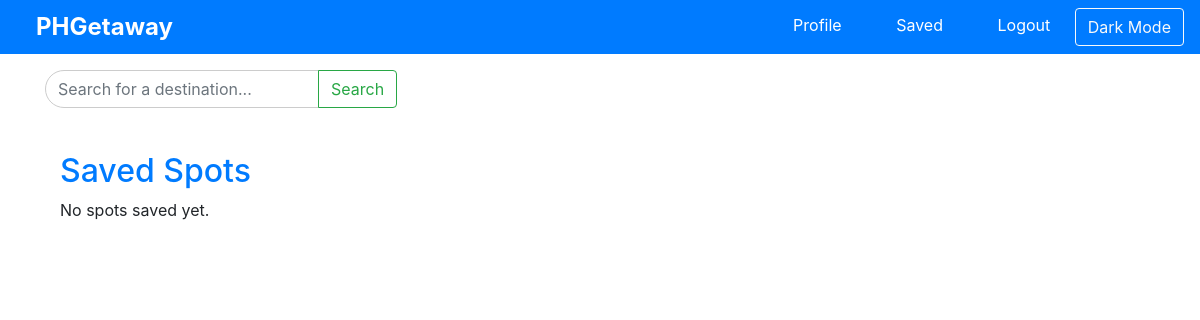
/saved_spots (signed in), run on an earlier commit of the app's database.
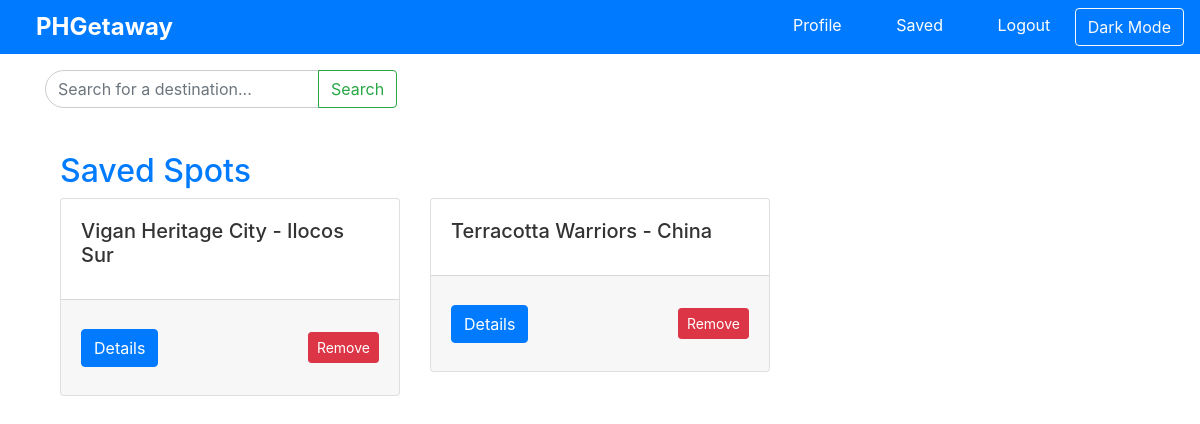
And on a later commit of the database.
### models.py (models this page shows)
class SavedSpot(db.Model):
    id = db.Column(db.Integer, primary_key=True)
    spot_name = db.Column(db.String(200), nullable=False)
    spot_location = db.Column(db.String(200), nullable=False)
    user_id = db.Column(db.Integer, db.ForeignKey('user.id'), nullable=False)

### app.py (the view)
@app.route("/saved_spots")
@login_required
def saved_spots():
    saved_spots = SavedSpot.query.filter_by(user_id=current_user.id).all()
    return render_template("saved.html", saved_spots=saved_spots)

### app.py (called while the page is built)
@login_manager.user_loader
def load_user(user_id):
    return User.query.get(int(user_id))

### models.py (called while the page is built)
    @property
    def is_active(self):
        return True

### templates/saved.html (shortened to what this page needs)
{% extends "layout.html" %}
{% block body %}
    <div class="container mt-4">
        <h2>Saved Spots</h2>
        {% if saved_spots %}
            <div class="row">
                {% for spot in saved_spots %}
                    <div class="col-md-4 mb-4">
                        <div class="card">
                            <div class="card-body">
                                <h5 class="card-title">{{ spot.spot_name }} - {{ spot.spot_location }}</h5>
                            </div>
                            <div class="card-footer d-flex justify-content-between align-items-center">
                                <a href="{{ url_for('details', name=spot.spot_name) }}" class="btn btn-primary">Details</a>
                                <form action="{{ url_for('remove_spot', spot_id=spot.id) }}" method="post">
                                    <button type="submit" class="btn btn-danger btn-sm">Remove</button>
                                </form>
                            </div>
                        </div>
                    </div>
                {% endfor %}
            </div>
        {% else %}
            <p>No spots saved yet.</p>
        {% endif %}
    </div>
{% endblock %}

### templates/layout.html (shortened to what this page needs)
<!DOCTYPE html>
<html lang="en">
<head>
    <link rel="stylesheet" type="text/css" href="{{ url_for('static', filename='css/styles.css') }}">
    <link rel="stylesheet" href="https://cdn.jsdelivr.net/npm/bootstrap@4.3.1/dist/css/bootstrap.min.css">
</head>
<body>
    <nav class="navbar">
        <div class="navbar-left">
            <a href="{{ url_for('index') }}" id="home-link">PHGetaway</a>
        </div>
        <div class="navbar-right">
            {% if current_user.is_authenticated %}
                <a href="{{ url_for('profile') }}">Profile</a>
                <a href="{{ url_for('saved_spots') }}">Saved</a>
                <a href="{{ url_for('logout') }}">Logout</a>
            {% else %}
                <a href="{{ url_for('login') }}">Login</a>
                <a href="{{ url_for('register') }}">Register</a>
            {% endif %}
            <button id="dark-mode-toggle" class="btn btn-outline-light">Dark Mode</button>
        </div>
    </nav>
    <div class="container">
        <form action="{{ url_for('search') }}" method="get" class="form-inline position-relative mt-3 mb-3">
            <div class="input-group">
                <input type="text" name="query" class="form-control" placeholder="Search for a destination...">
                <div class="input-group-append">
                    <button type="submit" class="btn btn-outline-success">Search</button>
                </div>
            </div>
        </form>
        {% block body %}
        {% endblock %}
    </div>
</body>
</html>

### static/css/styles.css (style rules this page uses)
body { font-family: Arial, sans-serif; background-color: #f8f9fa; color: #343a40; margin: 0; padding: 0; }
h1, h2 { color: #007bff; }
.navbar { background-color: #007bff; overflow: hidden; padding: 10px 20px; display: flex; justify-content: space-between; align-items: center; }
.navbar a { color: white; text-decoration: none; padding: 14px 20px; border-radius: 4px; transition: background-color 0.3s; }
.navbar-left { font-size: 24px; font-weight: bold; }
.navbar-right a { margin-left: 10px; }
form { margin: 20px 0; text-align: center; }
form div { margin-bottom: 10px; }
form input[type="text"], form input[type="email"], form input[type="password"], .profile-form input[type="text"], .profile-form input[type="password"] { width: 100%; max-width: 300px; padding: 12px; border-radius: 20px; margin-bottom: 15px; border: 1px solid #ccc; }
.btn { padding: 10px 20px; border-radius: 20px; cursor: pointer; transition: background-color 0.3s, transform 0.2s ease; }
.btn-primary { background-color: #007bff; color: white; border: none; }
.card { cursor: pointer; transition: transform 0.2s ease; }
.card { background-color: #fff; color: #333; }

What changed in the data, as far as the page shows it:
added SavedSpot: spot_name "Vigan Heritage City", spot_location "Ilocos Sur"
added SavedSpot: spot_name "Terracotta Warriors", spot_location "China"
Also different on the page:
text no longer shown: "No spots saved yet."
